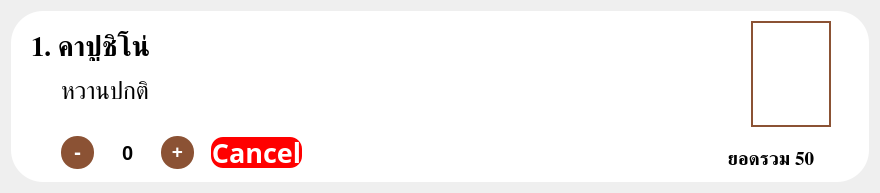
        <widget class="QWidget" name="list_cf_order">
         <property name="geometry">
          <rect>
           <x>0</x>
           <y>0</y>
           <width>880</width>
           <height>193</height>
          </rect>
         </property>
         <property name="minimumSize">
          <size>
           <width>0</width>
           <height>193</height>
          </size>
         </property>
         <property name="styleSheet">
          <string notr="true">QFrame {
	background-color: rgb(255, 255, 255);
	border:0px;
	border-radius:32;
}</string>
         </property>
         <layout class="QVBoxLayout" name="verticalLayout_10">
          <item>
           <widget class="QFrame" name="cf_order">
            <property name="enabled">
             <bool>true</bool>
            </property>
            <property name="accessibleName">
             <string>listcoffee</string>
            </property>
            <property name="styleSheet">
             <string notr="true">background-color: rgb(255, 255, 255);</string>
            </property>
            <property name="frameShape">
             <enum>QFrame::StyledPanel</enum>
            </property>
            <property name="frameShadow">
             <enum>QFrame::Raised</enum>
            </property>
            <widget class="QLabel" name="name_order_list">
             <property name="geometry">
              <rect>
               <x>20</x>
               <y>20</y>
               <width>531</width>
               <height>33</height>
              </rect>
             </property>
             <property name="font">
              <font>
               <family>DSN Single</family>
               <pointsize>20</pointsize>
               <weight>75</weight>
               <bold>true</bold>
              </font>
             </property>
             <property name="text">
              <string>1. คาปูชิโน่</string>
             </property>
            </widget>
            <widget class="QLabel" name="textBath_order">
             <property name="geometry">
              <rect>
               <x>452</x>
               <y>130</y>
               <width>351</width>
               <height>35</height>
              </rect>
             </property>
             <property name="font">
              <font>
               <family>DSN PatPong Extend</family>
               <pointsize>14</pointsize>
               <weight>75</weight>
               <bold>true</bold>
              </font>
             </property>
             <property name="frameShape">
              <enum>QFrame::VLine</enum>
             </property>
             <property name="text">
              <string>ยอดรวม 50</string>
             </property>
             <property name="alignment">
              <set>Qt::AlignRight|Qt::AlignTrailing|Qt::AlignVCenter</set>
             </property>
            </widget>
            <widget class="QFrame" name="buttomOrder">
             <property name="geometry">
              <rect>
               <x>190</x>
               <y>115</y>
               <width>111</width>
               <height>51</height>
              </rect>
             </property>
             <property name="styleSheet">
              <string notr="true">QPushButton {
	border-radius:12px;
	border:0 solid;
	color:white;
}

QPushButton:selected {
	border:0 solid;
}</string>
             </property>
             <property name="frameShape">
              <enum>QFrame::StyledPanel</enum>
             </property>
             <property name="frameShadow">
              <enum>QFrame::Raised</enum>
             </property>
             <widget class="QPushButton" name="cancel_list_order">
              <property name="geometry">
               <rect>
                <x>10</x>
                <y>11</y>
                <width>91</width>
                <height>31</height>
               </rect>
              </property>
              <property name="font">
               <font>
                <family>DSN Katreeya</family>
                <pointsize>20</pointsize>
                <weight>75</weight>
                <bold>true</bold>
               </font>
              </property>
              <property name="styleSheet">
               <string notr="true">* {
	background-color: rgb(255, 0, 0);
	
}

* :pressed{
	border-left:1px solid red;
	border-bottom:1px solid red;
	background-color: qlineargradient(spread:reflect, x1:0.5, y1:0.534091, x2:0.142, y2:0.0284091, stop:0 rgba(255, 0, 0, 255), stop:1 rgba(255, 140, 140, 255))
}</string>
              </property>
              <property name="text">
               <string>Cancel</string>
              </property>
             </widget>
            </widget>
            <widget class="QFrame" name="numOrder_2">
             <property name="geometry">
              <rect>
               <x>40</x>
               <y>115</y>
               <width>151</width>
               <height>51</height>
              </rect>
             </property>
             <property name="styleSheet">
              <string notr="true">QPushButton {
	border-radius:16px;
	border:0 solid;
	color:white;
	padding-bottom:3px;
	background-color:#8b5234;
}

QPushButton:pressed {
	background-color:;
	background-color: rgb(188, 109, 70);
}</string>
             </property>
             <property name="frameShape">
              <enum>QFrame::StyledPanel</enum>
             </property>
             <property name="frameShadow">
              <enum>QFrame::Raised</enum>
             </property>
             <widget class="QPushButton" name="positive_order">
              <property name="geometry">
               <rect>
                <x>110</x>
                <y>10</y>
                <width>33</width>
                <height>33</height>
               </rect>
              </property>
              <property name="font">
               <font>
                <pointsize>14</pointsize>
                <weight>75</weight>
                <bold>true</bold>
               </font>
              </property>
              <property name="styleSheet">
               <string notr="true">*:pressed{
	padding-left:2px;
}</string>
              </property>
              <property name="text">
               <string>+</string>
              </property>
             </widget>
             <widget class="QPushButton" name="negative_order">
              <property name="geometry">
               <rect>
                <x>10</x>
                <y>10</y>
                <width>33</width>
                <height>33</height>
               </rect>
              </property>
              <property name="font">
               <font>
                <pointsize>16</pointsize>
                <weight>75</weight>
                <bold>true</bold>
               </font>
              </property>
              <property name="styleSheet">
               <string notr="true">* :pressed{
	padding-right:2px;
}</string>
              </property>
              <property name="text">
               <string>-</string>
              </property>
             </widget>
             <widget class="QLineEdit" name="qty_order">
              <property name="geometry">
               <rect>
                <x>42</x>
                <y>10</y>
                <width>71</width>
                <height>33</height>
               </rect>
              </property>
              <property name="font">
               <font>
                <pointsize>15</pointsize>
                <weight>75</weight>
                <bold>true</bold>
               </font>
              </property>
              <property name="styleSheet">
               <string notr="true">* {
	
	background-color: rgba(255, 255, 255, 0);
	border:0;
}</string>
              </property>
              <property name="text">
               <string>0</string>
              </property>
              <property name="alignment">
               <set>Qt::AlignCenter</set>
              </property>
             </widget>
            </widget>
            <widget class="QLabel" name="iconBathOrder">
             <property name="geometry">
              <rect>
               <x>810</x>
               <y>128</y>
               <width>35</width>
               <height>35</height>
              </rect>
             </property>
             <property name="font">
              <font>
               <pointsize>5</pointsize>
              </font>
             </property>
             <property name="text">
              <string/>
             </property>
             <property name="pixmap">
              <pixmap>assets/img_shop/Bath.png</pixmap>
             </property>
             <property name="scaledContents">
              <bool>true</bool>
             </property>
             <property name="alignment">
              <set>Qt::AlignCenter</set>
             </property>
            </widget>
            <widget class="QLabel" name="imgOrder">
             <property name="geometry">
              <rect>
               <x>740</x>
               <y>10</y>
               <width>80</width>
               <height>106</height>
              </rect>
             </property>
             <property name="styleSheet">
              <string notr="true">background-color: rgba(255, 255, 255, 0);
border:1.5 solid #8b5234;
border-radius:0px;</string>
             </property>
             <property name="inputMethodHints">
              <set>Qt::ImhNone</set>
             </property>
             <property name="pixmap">
              <pixmap>assets/coffee/เอสเปรสโซ่_optimized.png</pixmap>
             </property>
             <property name="scaledContents">
              <bool>true</bool>
             </property>
            </widget>
            <widget class="QLabel" name="type_order">
             <property name="geometry">
              <rect>
               <x>50</x>
               <y>50</y>
               <width>311</width>
               <height>61</height>
              </rect>
             </property>
             <property name="font">
              <font>
               <family>DSN Single</family>
               <pointsize>18</pointsize>
              </font>
             </property>
             <property name="text">
              <string>หวานปกติ</string>
             </property>
            </widget>
           </widget>
          </item>
         </layout>
        </widget>
